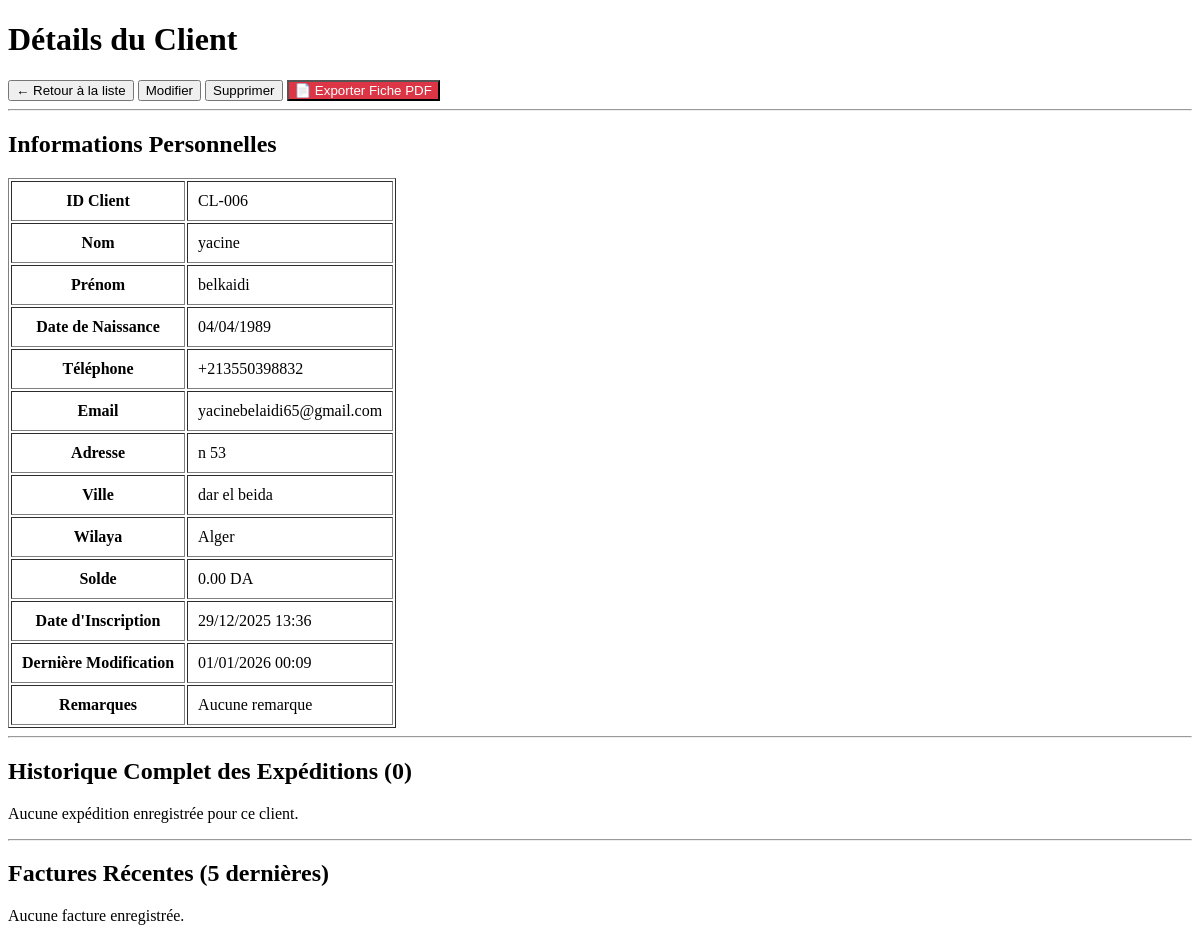
Page /clients/6/ on the earlier database version.
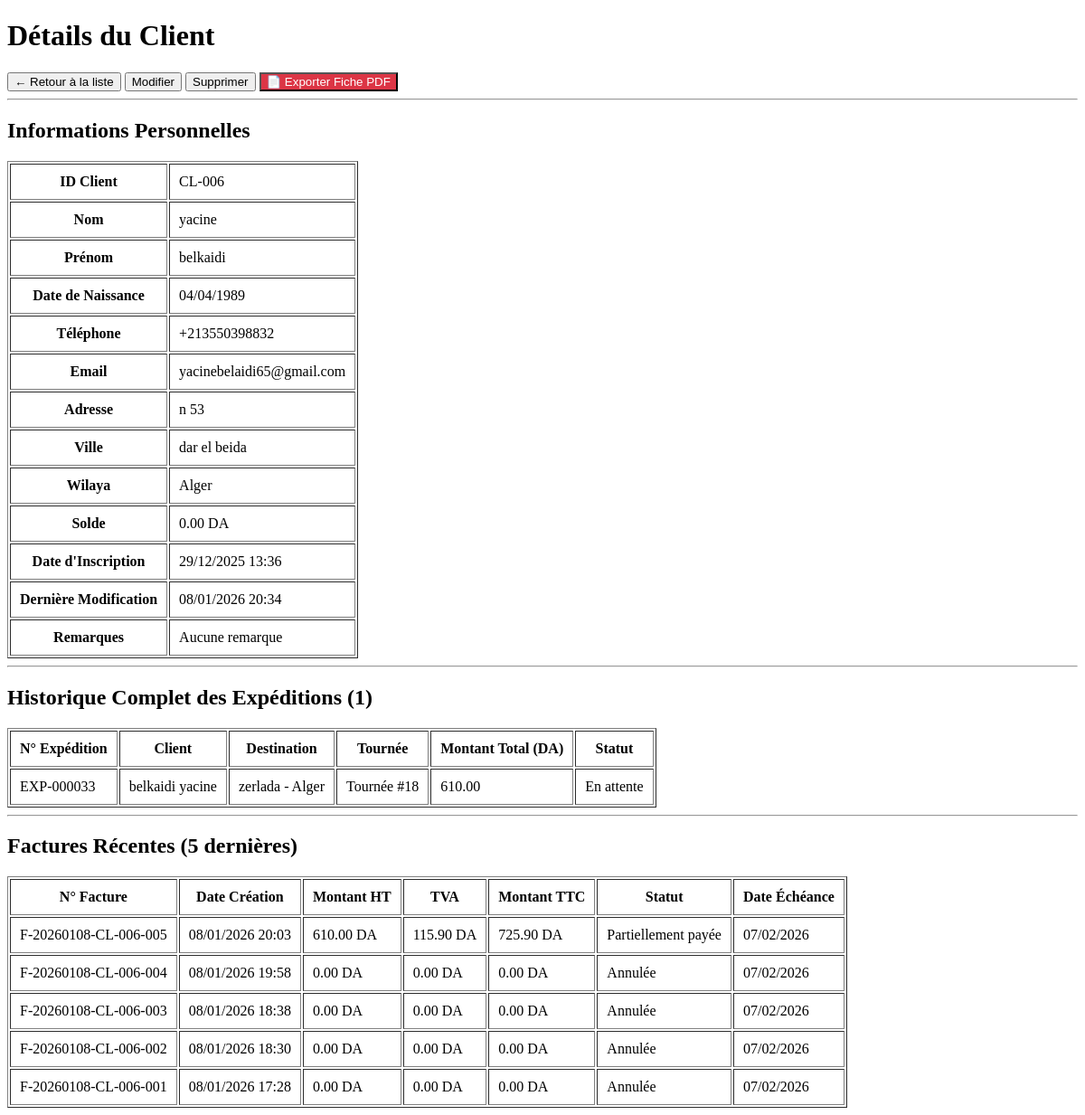
Same page on the later database version.
### app1/models.py (models this page shows, shortened)
class Client(models.Model):
    nom = models.CharField(max_length=20)
    prenom = models.CharField(max_length=20)
    date_naissance = models.DateField(default='2000-01-01')
    telephone = PhoneNumberField(region='DZ', unique=True)
    email = models.EmailField(blank=True, null=True)
    adresse = models.TextField(blank=True, null=True)
    ville = models.CharField(max_length=100, blank=True, null=True)
    wilaya = models.CharField(max_length=100, blank=True, null=True)
    solde = models.DecimalField(max_digits=12, decimal_places=2, default=0.00)
    date_inscription = models.DateTimeField(auto_now_add=True)
    date_modification = models.DateTimeField(auto_now=True)
    remarques = models.TextField(blank=True, null=True)
    compensation_autorisee = models.BooleanField(default=True,help_text="Autoriser la compensation automatique du crédit sur les factures")

class Expedition(models.Model):
    client = models.ForeignKey('Client', on_delete=models.PROTECT)
    destination = models.ForeignKey('Destination', on_delete=models.PROTECT)
    type_service = models.ForeignKey('TypeService', on_delete=models.PROTECT)
    tournee = models.ForeignKey('Tournee', on_delete=models.SET_NULL, null=True, blank=True, related_name='expeditions')
    nom_destinataire = models.CharField(max_length=100)
    telephone_destinataire = PhoneNumberField(region='DZ')
    email_destinataire = models.EmailField()
    adresse_destinataire = models.TextField()
    poids = models.DecimalField(max_digits=8, decimal_places=2, help_text="Poids en kg")
    volume = models.DecimalField(max_digits=8, decimal_places=2, help_text="Volume en m³")
    description = models.TextField(blank=True, null=True)
    montant_total = models.DecimalField(max_digits=10, decimal_places=2, default=0, editable=False)
    date_livraison_prevue = models.DateField(blank=True, null=True, editable=False)
    statut = models.CharField(max_length=20, choices=[('EN_ATTENTE', 'En attente'),('EN_TRANSIT', 'En transit'),('LIVRE', 'Livré'),('ECHEC', 'Échec'),], default='EN_ATTENTE')
    date_creation = models.DateTimeField(auto_now_add=True)
    date_livraison_reelle = models.DateField(blank=True, null=True)
    remarques = models.TextField(blank=True, null=True)

class Destination(models.Model):
    ville = models.CharField(max_length=100, blank=True, null=True)
    wilaya = models.CharField(max_length=100)
    pays = models.CharField(max_length=100, default='Algérie')
    zone_geographique = models.CharField(max_length=20, choices=[('LOCALE', 'Locale (même wilaya)'),('NATIONALE', 'Nationale'),('INTERNATIONALE', 'Internationale'),])
    zone_logistique = models.CharField(max_length=10, choices=[('CENTRE', 'Centre (Alger, Blida...)'),('EST', 'Est (Constantine, Annaba, Sétif...)'),('OUEST', 'Ouest (Oran, Tlemcen, Sidi Bel Abbès...)'),('SUD', 'Sud (Tamanrasset, Adrar, Bechar...)'),], default='CENTRE')
    distance_estimee = models.IntegerField(help_text="Distance en km depuis le dépôt principal")
    tarif_base = models.DecimalField(max_digits=10, decimal_places=2, default=0, help_text="Tarif de base en DA")
    delai_livraison_estime = models.IntegerField(default=1, help_text="Délai estimé en jours")
    code_postal = models.CharField(max_length=10, blank=True, null=True)
    date_creation = models.DateTimeField(auto_now_add=True)
    date_modification = models.DateTimeField(auto_now=True)
    remarques = models.TextField(blank=True, null=True)

class Tournee(models.Model):
    chauffeur = models.ForeignKey('Chauffeur', on_delete=models.PROTECT)
    vehicule = models.ForeignKey('Vehicule', on_delete=models.PROTECT)
    date_depart = models.DateTimeField()
    date_retour_prevue = models.DateTimeField(blank=True, null=True)
    date_retour_reelle = models.DateTimeField(blank=True, null=True)
    zone_cible = models.CharField(max_length=10, choices=[('CENTRE', 'Centre'), ('EST', 'Est'), ('OUEST', 'Ouest'), ('SUD', 'Sud')])
    kilometrage_depart = models.PositiveIntegerField(blank=True, null=True, editable=False)
    kilometrage_arrivee = models.PositiveIntegerField(blank=True, null=True)
    kilometrage_parcouru = models.PositiveIntegerField(blank=True, null=True, editable=False)
    consommation_carburant = models.DecimalField(max_digits=6, decimal_places=2, blank=True, null=True, editable=False)
    statut = models.CharField(max_length=20, choices=[('PREVUE', 'Prévue'), ('EN_COURS', 'En cours'), ('TERMINEE', 'Terminée')], default='PREVUE')
    est_privee = models.BooleanField(default=False, help_text="Tournée privée EXPRESS")
    remarques = models.TextField(blank=True, null=True)
    date_creation = models.DateTimeField(auto_now_add=True)
    date_modification = models.DateTimeField(auto_now=True)

class Facture(models.Model):
    client = models.ForeignKey('Client', on_delete=models.CASCADE, related_name='factures')
    expeditions = models.ManyToManyField('Expedition', related_name='factures')
    numero_facture = models.CharField(max_length=50, unique=True, blank=True)
    montant_ht = models.DecimalField(max_digits=10, decimal_places=2, default=0)
    montant_tva = models.DecimalField(max_digits=10, decimal_places=2, default=0)
    montant_ttc = models.DecimalField(max_digits=10, decimal_places=2, default=0)
    taux_tva = models.DecimalField(max_digits=5, decimal_places=2, default=19.00)
    date_creation = models.DateTimeField(auto_now_add=True)
    date_echeance = models.DateField()
    statut = models.CharField(max_length=20, choices=[('IMPAYEE', 'Impayée'),('PARTIELLEMENT_PAYEE', 'Partiellement payée'),('PAYEE', 'Payée'),('EN_RETARD', 'En retard'),('ANNULEE', 'Annulée'),], default='IMPAYEE')
    remarques = models.TextField(blank=True, null=True)
    class Meta:
        ordering = ['-date_creation']

### app1/views.py (the view)
# urls.py: path('clients/<int:client_id>/', views.detail_client, name='detail_client'),
def detail_client(request, client_id):
    client = get_object_or_404(Client, id=client_id)
    expeditions = client.expedition_set.all().order_by('-date_creation')
    stats_client = {
        'total_expeditions': expeditions.count(),
        'expeditions_livrees': expeditions.filter(statut='LIVRE').count(),
        'expeditions_en_cours': expeditions.filter(statut='EN_TRANSIT').count(),
        'expeditions_en_attente': expeditions.filter(statut='EN_ATTENTE').count(),
        'total_depense': expeditions.aggregate(Sum('montant_total'))['montant_total__sum'] or 0,
    }
    factures = client.factures.all().order_by('-date_creation')[:5]  # Les 5 dernières
    return render(request, 'clients/detail.html', {
        'client': client,
        'expeditions': expeditions,
        'stats_client': stats_client,
        'factures': factures,
    })

### app1/templates/clients/detail.html (shortened to what the changed rows need)
<!DOCTYPE html>
<html lang="fr">
<head>
</head>
<body>
    <h1>Détails du Client</h1>
    <a href="{% url 'liste_clients' %}"><button>← Retour à la liste</button></a>
    <a href="{% url 'modifier_client' client.id %}"><button>Modifier</button></a>
    <a href="{% url 'supprimer_client' client.id %}"><button>Supprimer</button></a>
    <a href="{% url 'exporter_client_detail_pdf' client.id %}"><button style="background: #dc3545; color: white;">📄 Exporter Fiche PDF</button></a>
    <hr>
    <h2>Informations Personnelles</h2>
    <table border="1" cellpadding="10">
        <tr>
            <th>ID Client</th>
            <td>CL-{{ client.id|stringformat:"03d" }}</td>
        </tr>
        <tr>
            <th>Nom</th>
            <td>{{ client.nom }}</td>
        </tr>
        <tr>
            <th>Prénom</th>
            <td>{{ client.prenom }}</td>
        </tr>
        <tr>
            <th>Date de Naissance</th>
            <td>{{ client.date_naissance|date:"d/m/Y" }}</td>
        </tr>
        <tr>
            <th>Téléphone</th>
            <td>{{ client.telephone }}</td>
        </tr>
        <tr>
            <th>Email</th>
            <td>{{ client.email|default:"Non renseigné" }}</td>
        </tr>
        <tr>
            <th>Adresse</th>
            <td>{{ client.adresse|default:"Non renseignée" }}</td>
        </tr>
        <tr>
            <th>Ville</th>
            <td>{{ client.ville|default:"Non renseignée" }}</td>
        </tr>
        <tr>
            <th>Wilaya</th>
            <td>{{ client.wilaya|default:"Non renseignée" }}</td>
        </tr>
        <tr>
            <th>Solde</th>
            <td>{{ client.solde|floatformat:2 }} DA</td>
        </tr>
        <tr>
            <th>Date d'Inscription</th>
            <td>{{ client.date_inscription|date:"d/m/Y H:i" }}</td>
        </tr>
        <tr>
            <th>Dernière Modification</th>
            <td>{{ client.date_modification|date:"d/m/Y H:i" }}</td>
        </tr>
        <tr>
            <th>Remarques</th>
            <td>{{ client.remarques|default:"Aucune remarque" }}</td>
        </tr>
    </table>
    <hr>
    <h2>Historique Complet des Expéditions ({{ expeditions.count }})</h2>
    {% if expeditions %}
    <table border="1" cellpadding="10">
        <thead>
            <tr>
                <th>N° Expédition</th>
                <th>Client</th>
                <th>Destination</th>
                <th>Tournée</th>
                <th>Montant Total (DA)</th>
                <th>Statut</th>
            </tr>
        </thead>
        <tbody>
            {% for exp in expeditions %}
            <tr>
                <td>EXP-{{ exp.id|stringformat:"06d" }}</td>
                <td>{{ exp.client.prenom }} {{ exp.client.nom }}</td>
                <td>{{ exp.destination.ville }} - {{ exp.destination.wilaya }}</td>
                <td>{% if exp.tournee %}Tournée #{{ exp.tournee.id }}{% else %}—{% endif %}</td>
                <td>{{ exp.montant_total|floatformat:2 }}</td>
                <td>{{ exp.get_statut_display }}</td>
            </tr>
            {% endfor %}
        </tbody>
    </table>
    {% else %}
    <p>Aucune expédition enregistrée pour ce client.</p>
    {% endif %}
    <hr>
    <h2>Factures Récentes (5 dernières)</h2>
    {% if factures %}
    <table border="1" cellpadding="10">
        <thead>
            <tr>
                <th>N° Facture</th>
                <th>Date Création</th>
                <th>Montant HT</th>
                <th>TVA</th>
                <th>Montant TTC</th>
                <th>Statut</th>
                <th>Date Échéance</th>
            </tr>
        </thead>
        <tbody>
            {% for facture in factures %}
            <tr>
                <td>{{ facture.numero_facture }}</td>
                <td>{{ facture.date_creation|date:"d/m/Y H:i" }}</td>
                <td>{{ facture.montant_ht|floatformat:2 }} DA</td>
                <td>{{ facture.montant_tva|floatformat:2 }} DA</td>
                <td>{{ facture.montant_ttc|floatformat:2 }} DA</td>
                <td>{{ facture.get_statut_display }}</td>
                <td>{{ facture.date_echeance|date:"d/m/Y" }}</td>
            </tr>
            {% endfor %}
        </tbody>
    </table>
    {% else %}
    <p>Aucune facture enregistrée.</p>
    {% endif %}
</body>
</html>

Differences in the rows shown:
changed Client "yacine": date_modification "01/01/2026 00:09" → "08/01/2026 20:34"
added Expedition: id "000033", client.prenom "belkaidi", client.nom "yacine", destination.ville "zerlada", destination.wilaya "Alger", tournee.id "18", montant_total "610.00", statut "En attente"
added Facture: numero_facture "F-20260108-CL-006-005", date_creation "08/01/2026 20:03", montant_ht "610.00", montant_tva "115.90", montant_ttc "725.90", statut "Partiellement payée", date_echeance "07/02/2026"
added Facture: numero_facture "F-20260108-CL-006-004", date_creation "08/01/2026 19:58", montant_ht "0.00", montant_tva "0.00", montant_ttc "0.00", statut "Annulée", date_echeance "07/02/2026"
added Facture: numero_facture "F-20260108-CL-006-003", date_creation "08/01/2026 18:38", montant_ht "0.00", montant_tva "0.00", montant_ttc "0.00", statut "Annulée", date_echeance "07/02/2026"
added Facture: numero_facture "F-20260108-CL-006-002", date_creation "08/01/2026 18:30", montant_ht "0.00", montant_tva "0.00", montant_ttc "0.00", statut "Annulée", date_echeance "07/02/2026"
added Facture: numero_facture "F-20260108-CL-006-001", date_creation "08/01/2026 17:28", montant_ht "0.00", montant_tva "0.00", montant_ttc "0.00", statut "Annulée", date_echeance "07/02/2026"
Other differences:
{{ expeditions.count }}: "0" → "1"
text no longer shown: "Aucune expédition enregistrée pour ce client. Aucune facture enregistrée."
text now shown: "N° Expédition Client Destination Tournée Montant Total (DA) Statut N° Facture Date Création Montant HT TVA Montant TTC Statut Date Échéance"
